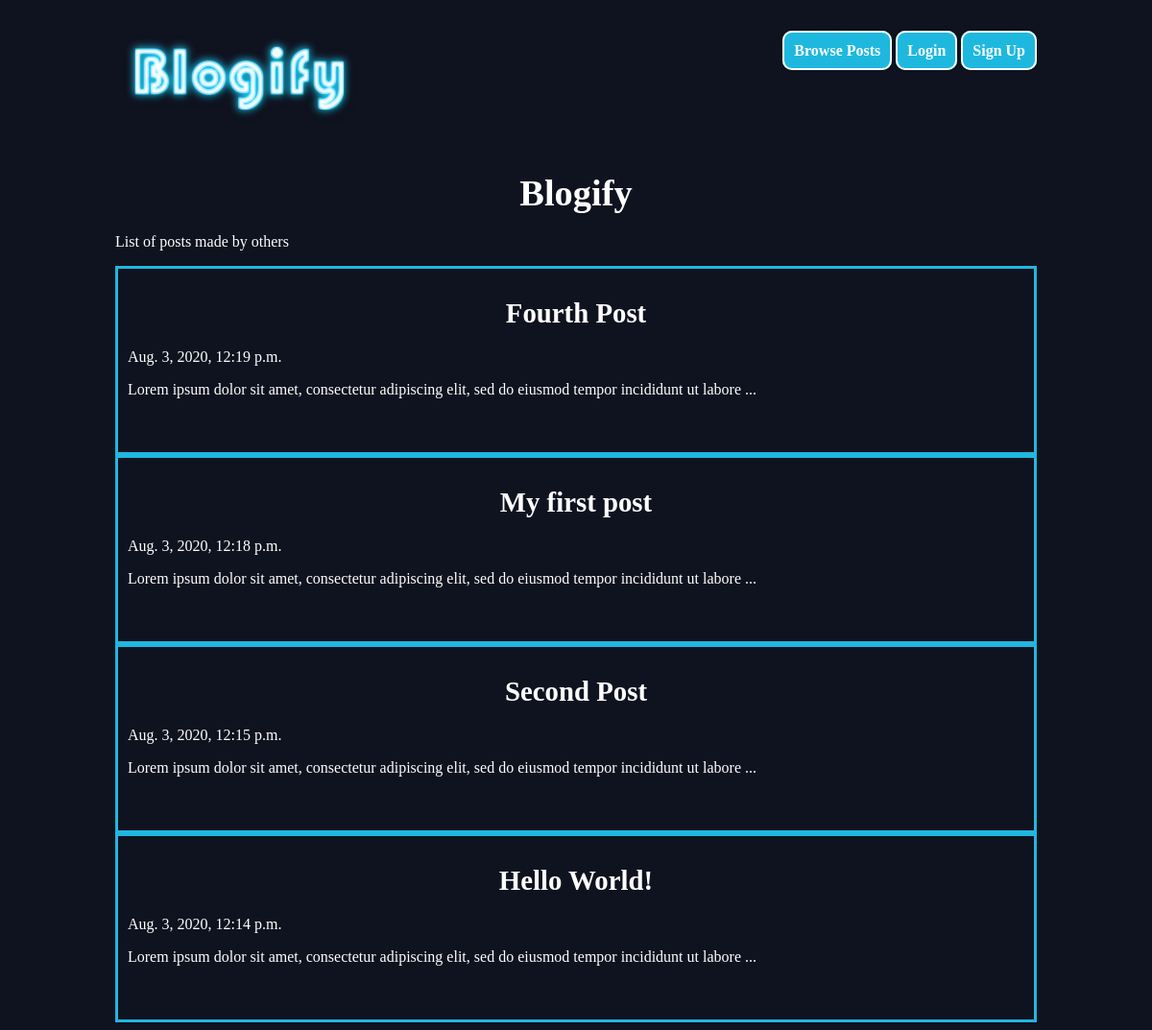
/posts/, run on the app's committed database.
### posts/models.py (models this page shows, shortened)
class Post(models.Model):
    title = models.CharField(max_length=100)
    slug = models.SlugField()
    body = models.TextField()
    date = models.DateTimeField(auto_now_add=True) # auto set time when post is created
    image = models.ImageField(default="default.jpeg", blank=True)
    author = models.ForeignKey(User, on_delete=models.CASCADE, default=None)
    def post_snippet(self):
        return self.body[:100] + "..." # show a snippet of the post

### posts/views.py (the view)
# urls.py: path('', post_views.post_list, name="home"), # r'^$'
def post_list(request):
    posts = Post.objects.all().order_by("-date") # grabs all posts from db ordered by date
    return render(request, "posts/post_list.html", {"posts": posts}) # create dic to send to template with data retrieved from db

### posts/templates/posts/post_list.html
{% extends 'base.html' %}
{% block content %}
<h1>Blogify</h1>
<p>List of posts made by others</p>
<div class"posts">
  {% for post in posts %}
  <div class="post">
    <h2><a href="{% url 'posts:detail' slug=post.slug %}">{{ post.title }}</a></h2>
    <p> {{ post.date }} </p>
    <p> {{ post.post_snippet }} </p>
  </div>
  {% endfor  %}
</div>
{% endblock %}

### assets/styles.css (style rules this page uses)
body { background-color: #0f121f; color: #fff; }
body * { font-family: Ubuntu; }
h2 { text-align: center; margin: 20px auto; font-size: 2.4em; font-weight: bold; }
a, a:hover, a:visited { color: #fff; text-decoration: none; }
div.wrapper h1 { text-align: center; margin: 20px auto; font-size: 2.4em; }
.post { padding: 10px; border: solid #1eb8df; position: relative; padding-bottom: 40px; }
.post h2 { font-size: 1.8em; font-weight: bold; }

### data on the page
Post: title "Fourth Post", date "Aug. 3, 2020, 12:19 p.m.", post_snippet "Lorem ipsum dolor sit amet, consectetur adipiscing elit, sed do eiusmod tempor incididunt ut labore ..."
Post: title "My first post", date "Aug. 3, 2020, 12:18 p.m.", post_snippet "Lorem ipsum dolor sit amet, consectetur adipiscing elit, sed do eiusmod tempor incididunt ut labore ..."
Post: title "Second Post", date "Aug. 3, 2020, 12:15 p.m.", post_snippet "Lorem ipsum dolor sit amet, consectetur adipiscing elit, sed do eiusmod tempor incididunt ut labore ..."
Post: title "Hello World!", date "Aug. 3, 2020, 12:14 p.m.", post_snippet "Lorem ipsum dolor sit amet, consectetur adipiscing elit, sed do eiusmod tempor incididunt ut labore ..."
